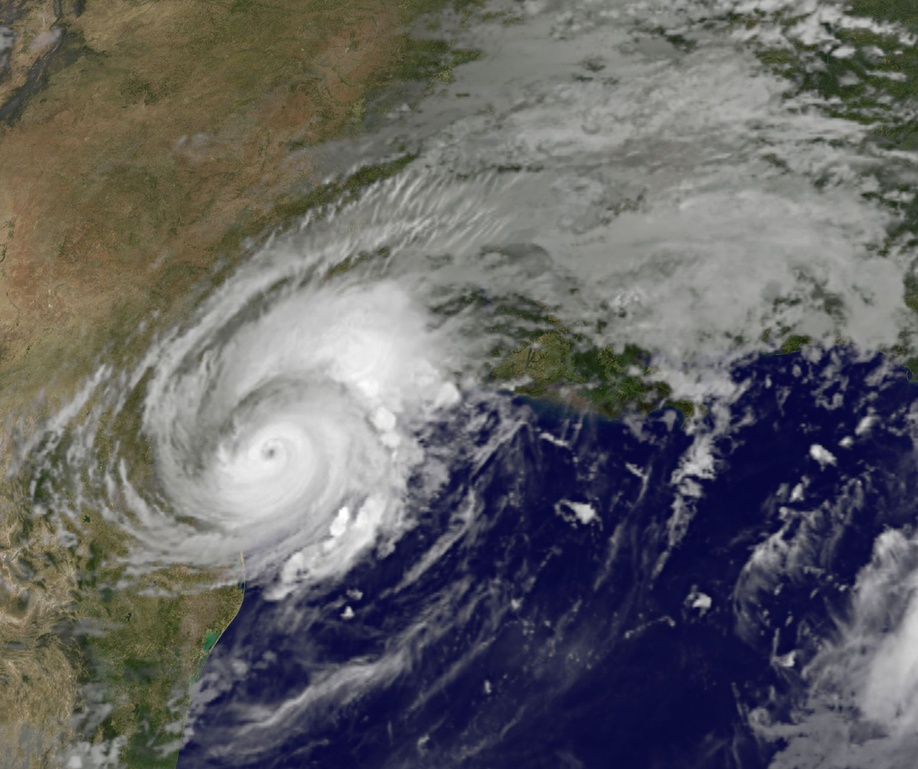
%> input picture HW1/harvey-saturday-goes7am.jpg, 918 x 769 px, shrunk from 1548 x 1296 before the run
$ octave ML1.m   (GNU Octave 9; MATLAB toolbox functions it lacks are replaced by stand-ins)
%> lines starting %> are read from the running program, lines starting %| are printed output that depends on the picture; long printed decimals are rounded
clear;clc;
X = double(rgb2gray(imread('harvey-saturday-goes7am.jpg')));
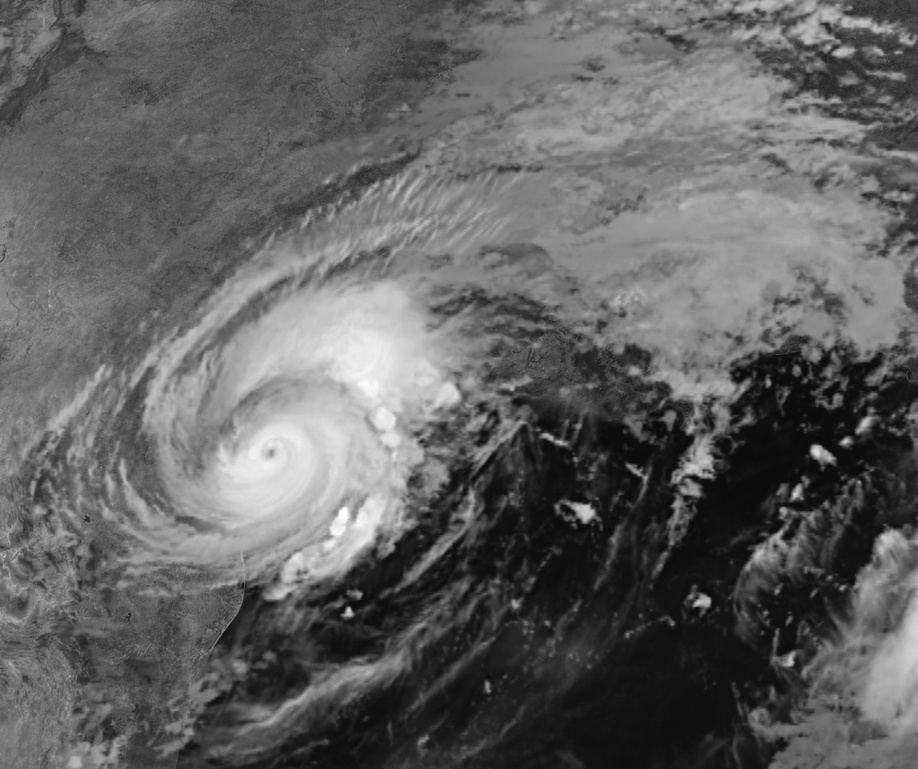
%> X: size 769x918 double; min 7, max 255, mean 97.8
[U,S,V] = svd(X);
k = [2 10 40];
X_approximate = zeros(size(X,1),size(X,2),size(k,2));
error = [];
for i = 1:size(k,2)
    X_approximate(:,:,i) = U(:,1:k(i))*S(1:k(i),1:k(i))*transpose(V(:,1:k(i)));
    error = [error norm(X - X_approximate(:,:,i),'fro')/norm(X,'fro')];
    subplot(1,size(k,2),i);
    imshow(uint8(X_approximate(:,:,i)));
    txt = sprintf('k = %d ', k(i));
    title(txt);
end
%> this loop made 3 passes
%> error on passes 1 to 3: 0.281, [0.281 0.159], [0.281 0.159 0.0833]
%> pass 1, `imshow(uint8(X_approximate(:,:,i)));`:
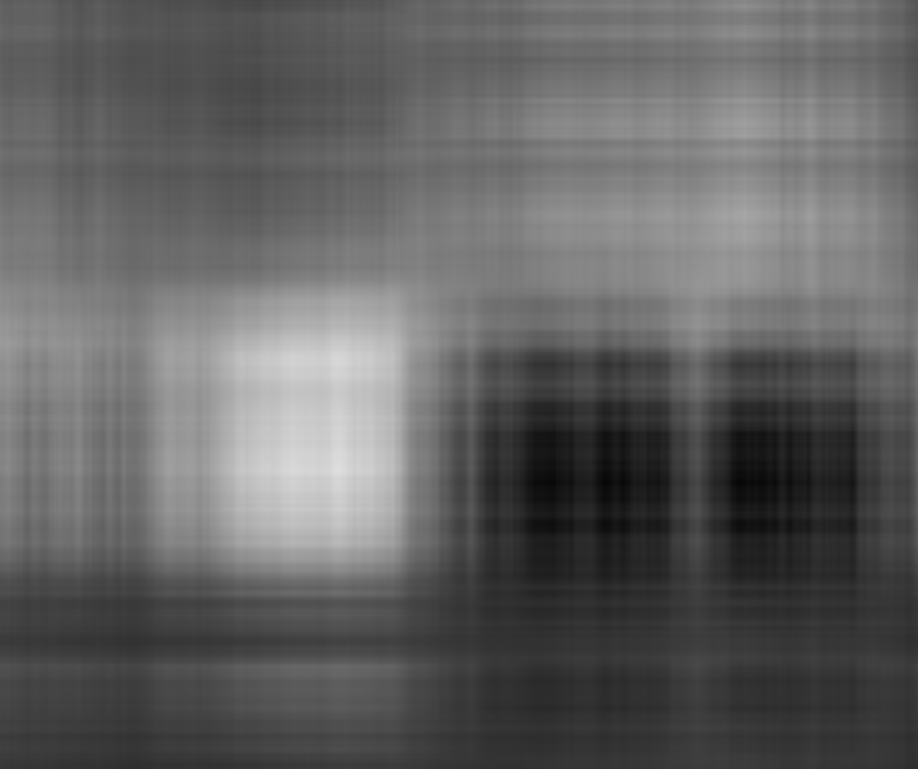
%> displayed picture: size 769x918, on the screen's scale of 0 to 255; min 7, max 221, mean 97.6
%> pass 2, `imshow(uint8(X_approximate(:,:,i)));`:
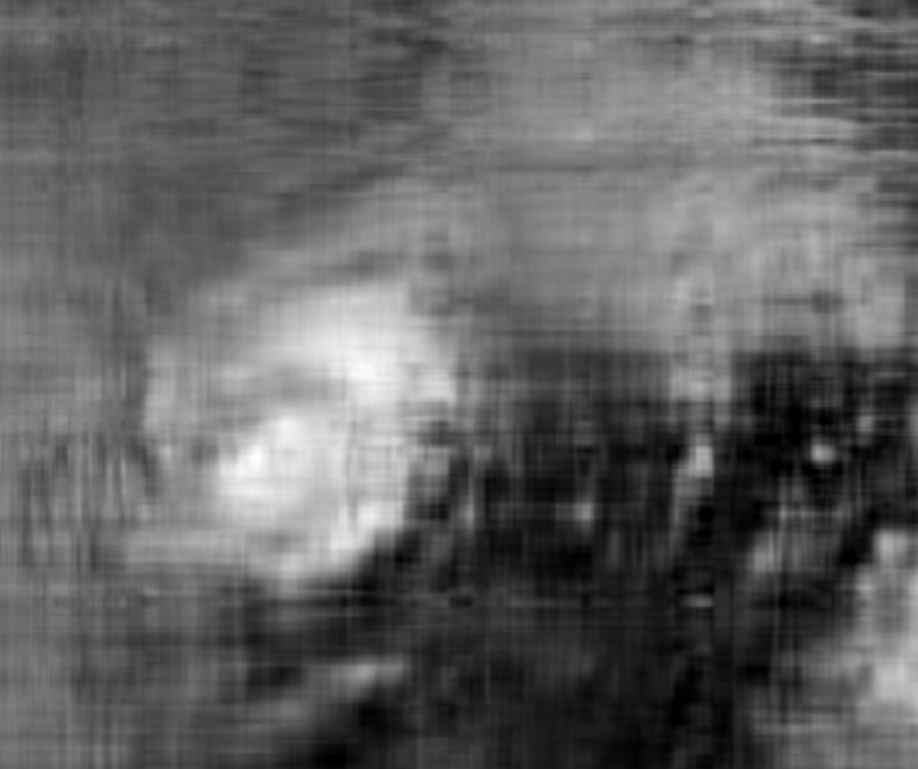
%> displayed picture: size 769x918, on the screen's scale of 0 to 255; min 0, max 255, mean 97.8
%> after the loop:
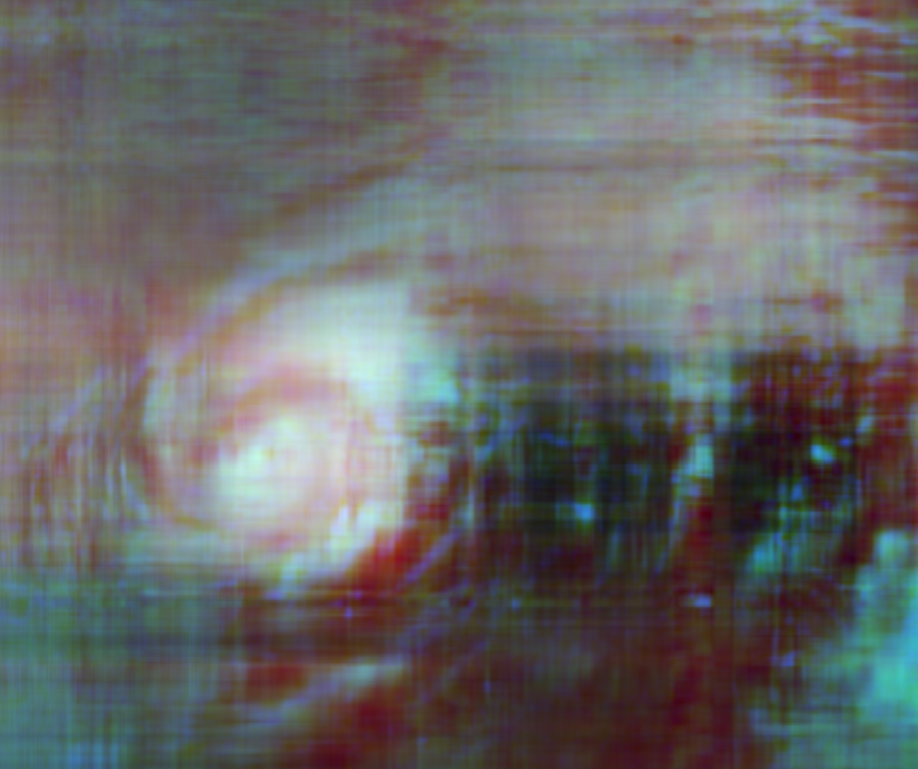
%> X_approximate: size 769x918x3 double; mean R, G, B 97.6, 97.8, 97.8; drawn with min black and max white
%> after the loop:
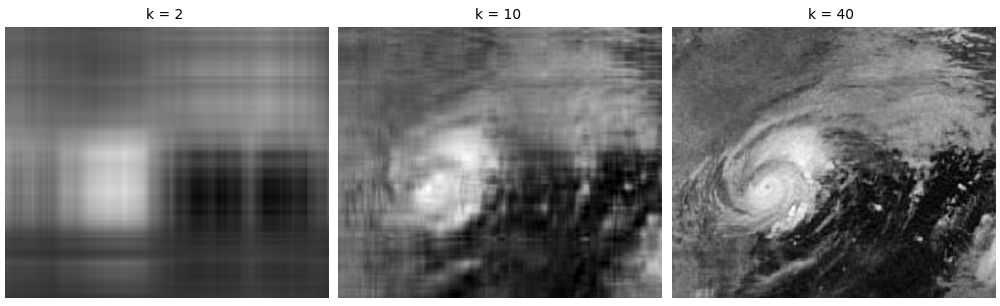
%> figure redrawn from the program's plot data, 3 panels
disp(error);
%|    0.2814   0.1586   0.08332
